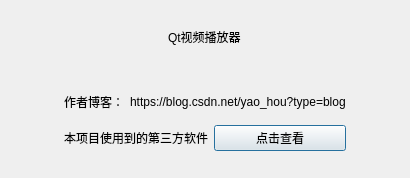
<?xml version="1.0" encoding="UTF-8"?>
<ui version="4.0">
 <class>AboutDlgClass</class>
 <widget class="QDialog" name="AboutDlgClass">
  <property name="geometry">
   <rect>
    <x>0</x>
    <y>0</y>
    <width>410</width>
    <height>178</height>
   </rect>
  </property>
  <property name="windowTitle">
   <string>AboutDlg</string>
  </property>
  <layout class="QVBoxLayout" name="verticalLayout_2">
   <item>
    <spacer name="verticalSpacer_3">
     <property name="orientation">
      <enum>Qt::Vertical</enum>
     </property>
     <property name="sizeHint" stdset="0">
      <size>
       <width>20</width>
       <height>0</height>
      </size>
     </property>
    </spacer>
   </item>
   <item>
    <layout class="QHBoxLayout" name="horizontalLayout_4">
     <item>
      <spacer name="horizontalSpacer_3">
       <property name="orientation">
        <enum>Qt::Horizontal</enum>
       </property>
       <property name="sizeHint" stdset="0">
        <size>
         <width>28</width>
         <height>20</height>
        </size>
       </property>
      </spacer>
     </item>
     <item>
      <layout class="QVBoxLayout" name="verticalLayout">
       <item>
        <layout class="QHBoxLayout" name="horizontalLayout_3">
         <item>
          <spacer name="horizontalSpacer">
           <property name="orientation">
            <enum>Qt::Horizontal</enum>
           </property>
           <property name="sizeHint" stdset="0">
            <size>
             <width>40</width>
             <height>20</height>
            </size>
           </property>
          </spacer>
         </item>
         <item>
          <widget class="QLabel" name="label">
           <property name="text">
            <string>Qt视频播放器</string>
           </property>
          </widget>
         </item>
         <item>
          <spacer name="horizontalSpacer_2">
           <property name="orientation">
            <enum>Qt::Horizontal</enum>
           </property>
           <property name="sizeHint" stdset="0">
            <size>
             <width>40</width>
             <height>20</height>
            </size>
           </property>
          </spacer>
         </item>
        </layout>
       </item>
       <item>
        <spacer name="verticalSpacer">
         <property name="orientation">
          <enum>Qt::Vertical</enum>
         </property>
         <property name="sizeHint" stdset="0">
          <size>
           <width>20</width>
           <height>40</height>
          </size>
         </property>
        </spacer>
       </item>
       <item>
        <layout class="QHBoxLayout" name="horizontalLayout_2">
         <item>
          <widget class="QLabel" name="label_4">
           <property name="text">
            <string>作者博客：</string>
           </property>
          </widget>
         </item>
         <item>
          <widget class="QLabel" name="label_author">
           <property name="text">
            <string>https://blog.csdn.net/yao_hou?type=blog</string>
           </property>
          </widget>
         </item>
        </layout>
       </item>
       <item>
        <spacer name="verticalSpacer_4">
         <property name="orientation">
          <enum>Qt::Vertical</enum>
         </property>
         <property name="sizeType">
          <enum>QSizePolicy::Fixed</enum>
         </property>
         <property name="sizeHint" stdset="0">
          <size>
           <width>20</width>
           <height>8</height>
          </size>
         </property>
        </spacer>
       </item>
       <item>
        <layout class="QHBoxLayout" name="horizontalLayout">
         <item>
          <widget class="QLabel" name="label_3">
           <property name="text">
            <string>本项目使用到的第三方软件</string>
           </property>
          </widget>
         </item>
         <item>
          <widget class="QPushButton" name="btnLook">
           <property name="text">
            <string>点击查看</string>
           </property>
          </widget>
         </item>
        </layout>
       </item>
      </layout>
     </item>
     <item>
      <spacer name="horizontalSpacer_4">
       <property name="orientation">
        <enum>Qt::Horizontal</enum>
       </property>
       <property name="sizeHint" stdset="0">
        <size>
         <width>29</width>
         <height>20</height>
        </size>
       </property>
      </spacer>
     </item>
    </layout>
   </item>
   <item>
    <spacer name="verticalSpacer_2">
     <property name="orientation">
      <enum>Qt::Vertical</enum>
     </property>
     <property name="sizeHint" stdset="0">
      <size>
       <width>20</width>
       <height>0</height>
      </size>
     </property>
    </spacer>
   </item>
  </layout>
 </widget>
 <layoutdefault spacing="6" margin="11"/>
 <resources/>
 <connections/>
</ui>
